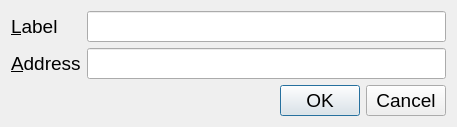
<?xml version="1.0" encoding="UTF-8"?>
<ui version="4.0">
 <class>EditAddressDialog</class>
 <widget class="QDialog" name="EditAddressDialog">
  <property name="geometry">
   <rect>
    <x>0</x>
    <y>0</y>
    <width>457</width>
    <height>126</height>
   </rect>
  </property>
  <property name="windowTitle">
   <string>Edit Address</string>
  </property>
  <layout class="QVBoxLayout" name="verticalLayout">
   <item>
    <layout class="QFormLayout" name="formLayout">
     <property name="fieldGrowthPolicy">
      <enum>QFormLayout::AllNonFixedFieldsGrow</enum>
     </property>
     <item row="0" column="0">
      <widget class="QLabel" name="label">
       <property name="font">
        <font>
         
         <pointsize>14</pointsize>
        </font>
       </property>
       <property name="text">
        <string>&amp;Label</string>
       </property>
       <property name="buddy">
        <cstring>labelEdit</cstring>
       </property>
      </widget>
     </item>
     <item row="0" column="1">
      <widget class="QLineEdit" name="labelEdit">
       <property name="font">
        <font>
         
         <pointsize>14</pointsize>
        </font>
       </property>
       <property name="toolTip">
        <string>The label associated with this address list entry</string>
       </property>
      </widget>
     </item>
     <item row="1" column="0">
      <widget class="QLabel" name="label_2">
       <property name="font">
        <font>
         
         <pointsize>14</pointsize>
        </font>
       </property>
       <property name="text">
        <string>&amp;Address</string>
       </property>
       <property name="buddy">
        <cstring>addressEdit</cstring>
       </property>
      </widget>
     </item>
     <item row="1" column="1">
      <widget class="QValidatedLineEdit" name="addressEdit">
       <property name="font">
        <font>
         
         <pointsize>14</pointsize>
        </font>
       </property>
       <property name="toolTip">
        <string>The address associated with this address list entry. This can only be modified for sending addresses.</string>
       </property>
      </widget>
     </item>
    </layout>
   </item>
   <item>
    <widget class="QDialogButtonBox" name="buttonBox">
     <property name="font">
   <font>
       <pointsize>14</pointsize>
      </font>
     </property>
     <property name="orientation">
      <enum>Qt::Horizontal</enum>
     </property>
     <property name="standardButtons">
      <set>QDialogButtonBox::Cancel|QDialogButtonBox::Ok</set>
     </property>
    </widget>
   </item>
  </layout>
 </widget>
 <customwidgets>
  <customwidget>
   <class>QValidatedLineEdit</class>
   <extends>QLineEdit</extends>
   <header>qvalidatedlineedit.h</header>
  </customwidget>
 </customwidgets>
 <resources/>
 <connections>
  <connection>
   <sender>buttonBox</sender>
   <signal>accepted()</signal>
   <receiver>EditAddressDialog</receiver>
   <slot>accept()</slot>
   <hints>
    <hint type="sourcelabel">
     <x>20</x>
     <y>20</y>
    </hint>
    <hint type="destinationlabel">
     <x>20</x>
     <y>20</y>
    </hint>
   </hints>
  </connection>
  <connection>
   <sender>buttonBox</sender>
   <signal>rejected()</signal>
   <receiver>EditAddressDialog</receiver>
   <slot>reject()</slot>
   <hints>
    <hint type="sourcelabel">
     <x>20</x>
     <y>20</y>
    </hint>
    <hint type="destinationlabel">
     <x>20</x>
     <y>20</y>
    </hint>
   </hints>
  </connection>
 </connections>
</ui>
